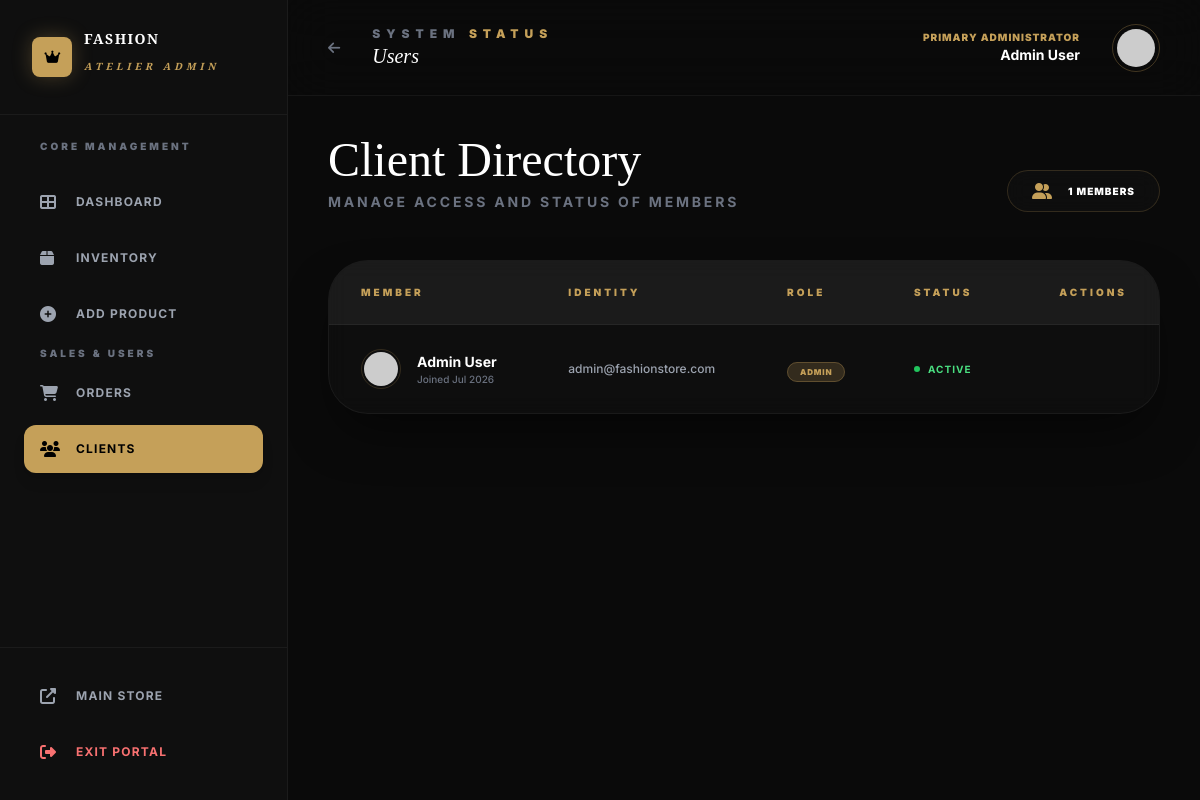
The page /admin/index.php?page=users (signed in) on the database its author committed.
### tables this page shows
CREATE TABLE IF NOT EXISTS `user` (
  `id` int(11) NOT NULL AUTO_INCREMENT,
  `fullname` varchar(255) NOT NULL,
  `email` varchar(255) NOT NULL UNIQUE,
  `password` varchar(255) NOT NULL,
  `isBlock` varchar(30) NOT NULL DEFAULT '0',
  `expire` varchar(200) NOT NULL DEFAULT '',
  `file` varchar(200) NOT NULL DEFAULT 'default.png',
  `role` enum('user', 'admin') DEFAULT 'user',
  PRIMARY KEY (`id`)
);

### admin/users.php (the view, shortened to what this page needs)
<?php
include("../configshoppingstore.php");
$res_arr = [];
try {
    $stmt = $conn->query("SELECT * FROM `user` ORDER BY id DESC");
    $res_arr = $stmt->fetchAll();
} catch (Exception $e) {
    error_log($e->getMessage());
}
?>
<div class="space-y-12">
    <div class="flex flex-col md:flex-row justify-between items-start md:items-end gap-6">
        <div class="space-y-2">
            <h2 class="font-serif text-5xl text-white">Client Directory</h2>
            <p class="text-gray-500 text-sm tracking-[0.2em] uppercase font-bold">Manage access and status of members</p>
        </div>
        <div class="px-6 py-3 glass-dark rounded-full flex items-center gap-4 border border-gold/20">
            <i class="fas fa-user-friends text-gold"></i>
            <span class="text-[10px] font-black uppercase tracking-widest text-white"><?php echo count($res_arr); ?> Members</span>
        </div>
    </div>
    <div class="glass-dark rounded-[40px] overflow-hidden luxury-shadow border border-white/5">
        <div class="overflow-x-auto">
            <table class="w-full text-left border-collapse">
                <thead>
                    <tr class="border-b border-white/5 bg-white/5">
                        <th class="px-8 py-6 text-[10px] uppercase tracking-[0.3em] text-gold font-black">Member</th>
                        <th class="px-8 py-6 text-[10px] uppercase tracking-[0.3em] text-gold font-black">Identity</th>
                        <th class="px-8 py-6 text-[10px] uppercase tracking-[0.3em] text-gold font-black">Role</th>
                        <th class="px-8 py-6 text-[10px] uppercase tracking-[0.3em] text-gold font-black">Status</th>
                        <th class="px-8 py-6 text-[10px] uppercase tracking-[0.3em] text-gold font-black text-right">Actions</th>
                    </tr>
                </thead>
                <tbody class="divide-y divide-white/5">
                    <?php foreach ($res_arr as $user): ?>
                    <tr class="hover:bg-white/[0.02] transition-colors group">
                        <td class="px-8 py-6">
                            <div class="flex items-center gap-4">
                                <div class="w-10 h-10 rounded-full border border-gold/20 p-0.5">
                                    <img src="https://ui-avatars.com/api/?name=<?php echo urlencode($user['fullname']); ?>&background=1a1a1a&color=c5a059"
                                         class="w-full h-full rounded-full object-cover">
                                </div>
                                <div>
                                    <p class="text-sm font-bold text-white"><?php echo htmlspecialchars($user['fullname']); ?></p>
                                    <p class="text-[10px] text-gray-500 font-medium">Joined <?php echo date('M Y'); ?></p>
                                </div>
                            </div>
                        </td>
                        <td class="px-8 py-6">
                            <p class="text-xs text-gray-400 font-medium"><?php echo htmlspecialchars($user['email']); ?></p>
                        </td>
                        <td class="px-8 py-6">
                            <span class="px-3 py-1 rounded-full text-[8px] font-black uppercase tracking-widest <?php echo $user['role'] === 'admin' ? 'bg-gold/20 text-gold border border-gold/30' : 'bg-white/5 text-gray-400 border border-white/10'; ?>">
                                <?php echo strtoupper($user['role'] ?: 'user'); ?>
                            </span>
                        </td>
                        <td class="px-8 py-6">
                            <div class="flex items-center gap-2">
                                <span class="w-1.5 h-1.5 rounded-full <?php echo $user['isBlock'] == '1' ? 'bg-red-500' : 'bg-green-500 animate-pulse'; ?>"></span>
                                <span class="text-[10px] font-bold uppercase tracking-widest <?php echo $user['isBlock'] == '1' ? 'text-red-400' : 'text-green-400'; ?>">
                                    <?php echo $user['isBlock'] == '1' ? 'Sanctioned' : 'Active'; ?>
                                </span>
                            </div>
                        </td>
                        <td class="px-8 py-6 text-right">
                        </td>
                    </tr>
                    <?php endforeach; ?>
                </tbody>
            </table>
        </div>
    </div>
</div>

### admin/index.php (style rules this page uses)
body { background-color: #050505; }
.glass-dark { background: rgba(255, 255, 255, 0.02); backdrop-filter: blur(10px); border: 1px solid rgba(255, 255, 255, 0.05); }
.luxury-shadow { box-shadow: 0 25px 50px -12px rgba(0, 0, 0, 0.5); }

### rows shown on the page
user: fullname "Admin User", email "admin@fashionstore.com", role "ADMIN", isBlock "ACTIVE"

### other values the page prints
str_replace('addproduct', 'Add Product', $page) "Users"
$_SESSION['user_name'] "Admin User"
count($res_arr) "1"
